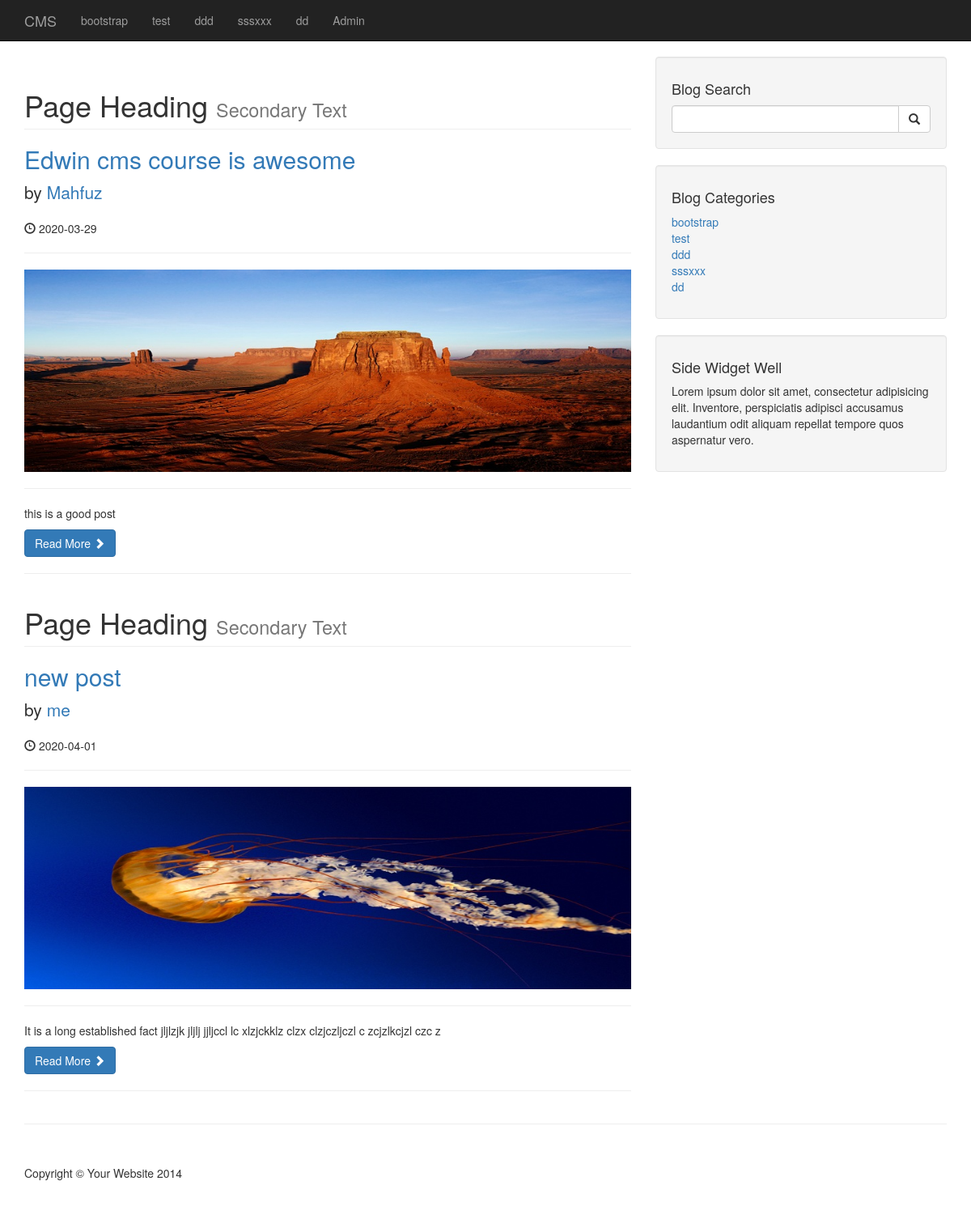
The app's page /catagory.php?catagory=1 with its own data.
### tables this page shows
CREATE TABLE `catagories` (
  `catId` int(3) NOT NULL,
  `catTitle` varchar(255) NOT NULL
);

CREATE TABLE `posts` (
  `postId` int(3) NOT NULL,
  `postCatagoryId` int(3) NOT NULL,
  `postTitle` varchar(255) NOT NULL,
  `postAuthor` varchar(255) NOT NULL,
  `postDate` date NOT NULL,
  `postImage` text NOT NULL,
  `postContent` text NOT NULL,
  `postTags` varchar(255) NOT NULL,
  `postCommentCount` int(11) NOT NULL,
  `postStatus` varchar(255) NOT NULL DEFAULT 'draft'
);

### catagory.php (the view)
<?php
include "includes/header.php";
include "includes/navigation.php";
?>
    <div class="container">
        <div class="row">
            <div class="col-md-8">
                <?php
                if(isset($_GET['catagory'])){
                    $postCatId = $_GET['catagory'];
                }
                $query = "SELECT * FROM posts WhERE postCatagoryId = $postCatId";
                $selectAllPostsQuery = mysqli_query($connection,$query);
                while($row = mysqli_fetch_assoc($selectAllPostsQuery)){
                        $postId = $row['postId'];
                        $postTitle = $row['postTitle'];
                        $postAuthor = $row['postAuthor'];
                        $postDate = $row['postDate'];
                        $postImage = $row['postImage'];
                        $postContent = substr($row['postContent'], 0,100);
                        ?>
                        <h1 class="page-header">
                    Page Heading
                    <small>Secondary Text</small>
                </h1>
                <h2>
                    <a href="post.php?p_id=<?php echo $postId?>"><?php echo $postTitle?></a>
                </h2>
                <p class="lead">
                    by <a href="index.php"><?php echo $postAuthor?></a>
                </p>
                <p><span class="glyphicon glyphicon-time"></span> <?php echo $postDate?></p>
                <hr>
                <a href="post.php?p_id=<?php echo $postId?>"><img class="img-responsive" src="images/<?php echo $postImage?>" alt="Image Not Found"></a>
                <hr>
                <p><?php echo $postContent?></p>
                <a class="btn btn-primary" href="#">Read More <span class="glyphicon glyphicon-chevron-right"></span></a>
                <hr>
                <?php    } ?>
            </div>
<?php
include "includes/sidebar.php";
?>
            </div>
        <hr>
<?php
include "includes/footer.php";
?>

### includes/navigation.php (shortened to what this page needs)
<?php include "db.php";?>
<nav class="navbar navbar-inverse navbar-fixed-top" role="navigation">
        <div class="container">
            <div class="navbar-header">
                <a class="navbar-brand" href="index.php">CMS</a>
            </div>
            <div class="collapse navbar-collapse" id="bs-example-navbar-collapse-1">
                <ul class="nav navbar-nav">
                    <?php
                    $query = "SELECT * FROM catagories";
                    $selectAllCatagoriesQuery = mysqli_query($connection,$query);
                    while($row = mysqli_fetch_assoc($selectAllCatagoriesQuery)){
                    	$catTitle = $row['catTitle'];
                    	echo "<li><a href='#'>{$catTitle}</a></>";
                    }
                    ?>
                    <li>
                        <a href="admin">Admin</a>
                    </li>
                </ul>
            </div>
        </div>
    </nav>

### includes/sidebar.php
<div class="col-md-4">
				<div class="well">
					<h4>Blog Search</h4>
					<form action="search.php" method="post">
					<div class="input-group">
						<input name="search" type="text" class="form-control">
						<span class="input-group-btn">
							<button name="submit" class="btn btn-default" type="submit">
								<span class="glyphicon glyphicon-search"></span>
						</button>
						</span>
					</div>
				</form>
				</div>
				<div class="well">
				<?php
				$query = "SELECT * FROM catagories";
				$selectCatagoriesSidebar = mysqli_query($connection,$query);
				?>
					<h4>Blog Categories</h4>
					<div class="row">
						<div class="col-lg-12">
							<ul class="list-unstyled">
								<?php
								while($row = mysqli_fetch_assoc($selectCatagoriesSidebar)){
								$catTitle = $row['catTitle'];
								$catId = $row['catId'];
								echo "<li><a href='catagory.php?catagory=$catId'>{$catTitle}</a></>";
								}
								?>
							</ul>
						</div>
					</div>
				</div>
				<?php include "widget.php"; ?>
			</div>

### css/blog-home.css (style rules this page uses)
body { padding-top: 70px; }

### records on screen
catagories: catTitle "bootstrap"
catagories: catTitle "test"
catagories: catTitle "ddd"
catagories: catTitle "sssxxx"
catagories: catTitle "dd"
posts: postTitle "Edwin cms course is awesome", postAuthor "Mahfuz", postDate "2020-03-29", postImage (picture), postContent "this is a good post"
posts: postTitle "new post", postAuthor "me", postDate "2020-04-01", postImage (picture), postContent "It is a long established fact jljlzjk jljlj jjljccl lc xlzjckklz clzx clzjczljczl c zcjzlkcjzl czc z"
